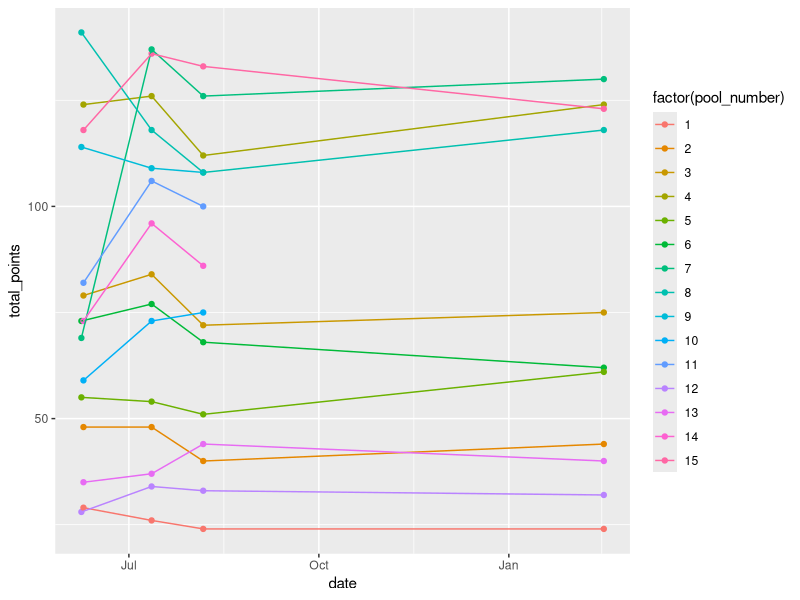
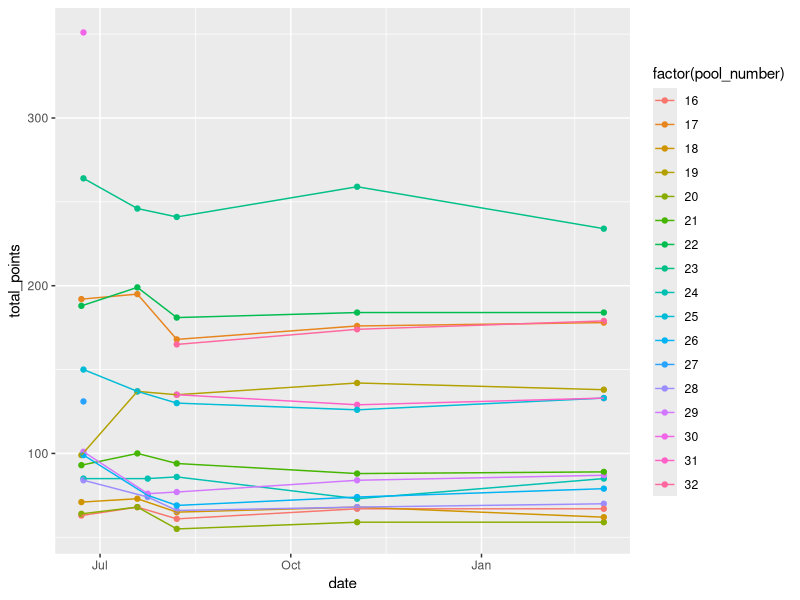
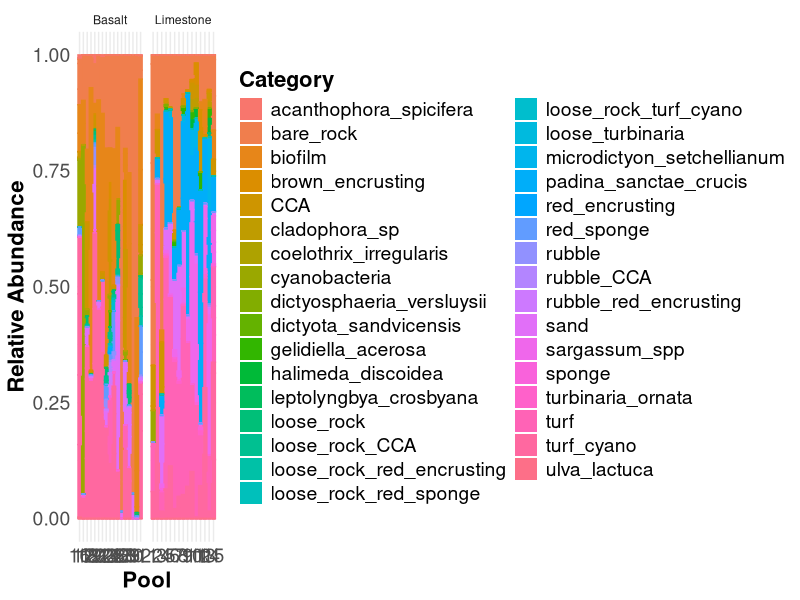
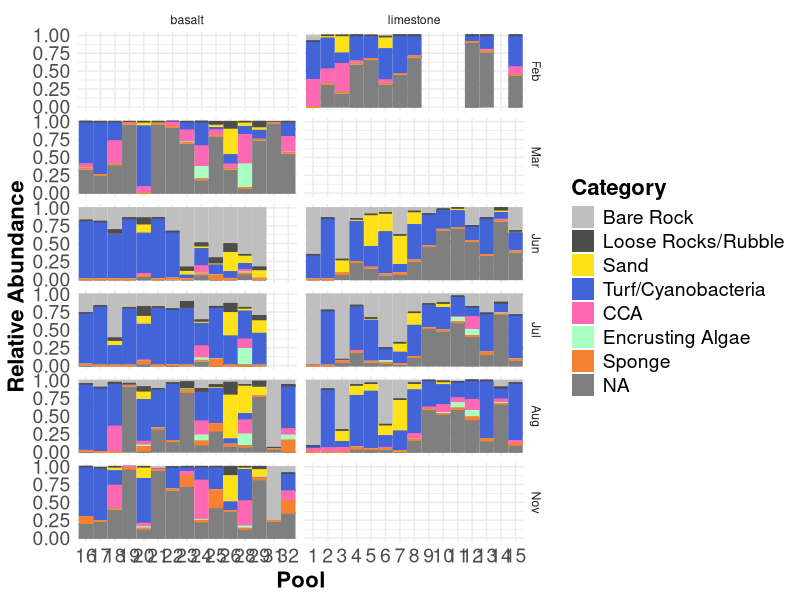
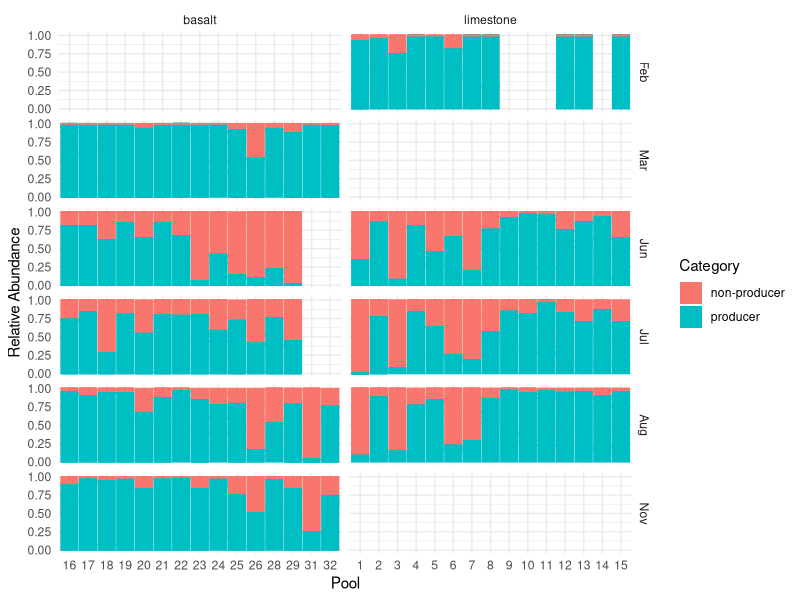
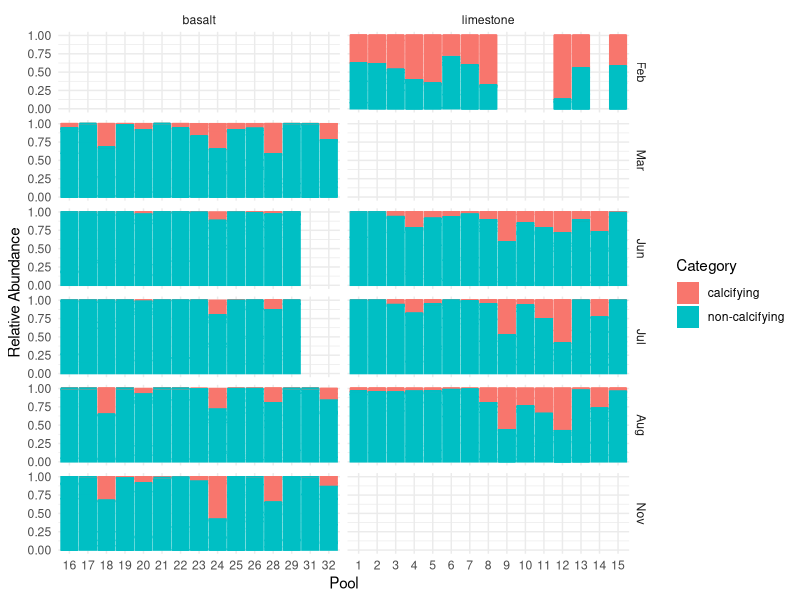

These charts were generated, in order, by the following R code: (Note: this script raises an error after producing the figures.)
## ---- chunk 1
library(tidyverse)
library(here)
## ---- chunk 2
benthic <- read_csv(here("Data", "benthic_community_composition.csv"))
mobile <- read_csv(here("Data", "mobile_community_composition.csv"))
tp_parameters <- read_csv(here("Data", "tidepool_parameters.csv"))
categories <- read_csv(here("Data", "community_composition_categories.csv"))
## ---- chunk 3
benthic %>% filter(site %in% "Kaihalulu Beach") %>% ggplot(aes(x = date, y = total_points, color = factor(pool_number))) + geom_point() + geom_line() 
## ---- chunk 4
benthic %>% filter(site %in% "Sandy Beach") %>% ggplot(aes(x = date, y = total_points, color = factor(pool_number))) + geom_point() + geom_line() 
## ---- chunk 5
benthic$month <- month(benthic$date, label = TRUE)
## ---- chunk 6
benthic_long <- benthic %>%
  select(-c("notes":"observers")) %>%
  pivot_longer(
    cols = c("bare_rock":"red_sponge"),
    names_to = "id",
    values_to = "num_points")
## ---- chunk 7
benthic_categories <- left_join(benthic_long, categories)
## ---- chunk 8
benthic_long <- benthic_long %>%
                mutate(spp_percent_cover = (num_points/total_points)*100)
## ---- chunk 9
benthic_long %>% ggplot(aes(x= factor(pool_number),
               y = num_points, 
               fill= factor(id), 
               color= id)) + # set lines surrounding each color to match the fill colors 
      geom_bar(stat="identity", position="fill") + # stacked bars
      facet_wrap(~substrate, scales = "free_x",
                 labeller = as_labeller(c(basalt = "Basalt", limestone = "Limestone"))) + 
  
      labs(x = "Pool", # labels
           y="Relative Abundance",
           fill = "Category") +

      theme_minimal() +  # theme
      theme(title = element_text(size = 18, face = "bold"), # make title bigger and bold
            axis.title = element_text(size = 16), # make all text bigger
            axis.text = element_text(size = 14),
            legend.title = element_text(size = 16),
            legend.text = element_text(size = 14)) +
    
      
      guides(color = "none") #+ # keep only legend for fill since fill and color are the same
      
#      scale_fill_manual(values = c('#e6194b', '#3cb44b', "lightblue", '#4363d8', '#f58231', '#000075', '#46f0f0', '#f032e6', '#fabebe', '#800000', '#008080',  '#e6beff', '#aaffc3', '#ffe119' , '#808000')) +
      
#      scale_color_manual(values = c('#e6194b', '#3cb44b', "lightblue", '#4363d8', '#f58231', '#000075', '#46f0f0', '#f032e6', '#fabebe', '#800000', '#008080',  '#e6beff', '#aaffc3', '#ffe119' , '#808000'))
## ---- chunk 10
benthic_categories_pcover <- benthic_categories %>%
                             mutate(cat_percent_cover = (num_points/total_points)*100) %>%
                             select(-c(total_points, id, num_points, production, calcification)) %>%
                             group_by(date, site, water_date, pool_number, substrate, category, category_name) %>%
                             mutate(cat_percent_cover = sum(cat_percent_cover)) %>%
                             distinct(date, site, water_date, pool_number, substrate, .keep_all = TRUE)  # Ensure only one row per pool
## ---- chunk 11
# Change order levels 
benthic_categories$category_name <- factor(benthic_categories$category_name, 
                                             levels=c("Bare Rock", "Loose Rocks/Rubble", "Sand", "Turf/Cyanobacteria", "CCA", "Encrusting Algae", "Brown Algae", "Red Algae", "Green Algae", "Sponge"))
## ---- chunk 12
benthic_categories %>% 
  filter(!pool_number %in% c(27, 30)) %>%
  ggplot(aes(x= factor(pool_number),
               y = num_points, 
               fill= factor(category_name), 
               color= category_name)) + # set lines surrounding each color to match the fill colors
      geom_bar(stat="identity", position="fill") + # stacked bars
      facet_grid(month ~substrate, scales = "free_x") +
  
      labs(x = "Pool", # labels
           y="Relative Abundance",
           fill = "Category") +

      theme_minimal() +  # theme
      theme(title = element_text(size = 18, face = "bold"), # make title bigger and bold
            axis.title = element_text(size = 16), # make all text bigger
            axis.text = element_text(size = 14),
            legend.title = element_text(size = 16),
            legend.text = element_text(size = 14)) +
    
      
      guides(color = "none")  + # keep only legend for fill since fill and color are the same
      
      scale_fill_manual(values = c('gray75', 'gray30', '#ffe119', '#4363d8', "hotpink", '#aaffc3', '#f58231', '#e6194b', '#3cb44b', "#7C4585")) +
      
      scale_color_manual(values = c('gray75', 'gray30', '#ffe119', '#4363d8', "hotpink", '#aaffc3', '#f58231', '#e6194b', '#3cb44b', "#7C4585"))
## ---- chunk 13
benthic_producers <- benthic_categories %>%
                             mutate(cat_percent_cover = (num_points/total_points)*100) %>%
                             select(-c(total_points, id, num_points, category, category_name, calcification)) %>%
                             group_by(date, site, water_date, pool_number, substrate, production) %>%
                             mutate(prod_percent_cover = sum(cat_percent_cover)) %>%
                             distinct(date, site, water_date, pool_number, substrate, .keep_all = TRUE)  # Ensure only one row per pool
## ---- chunk 14
benthic_prod_wide <- benthic_producers %>%
  select(!cat_percent_cover) %>%
  pivot_wider(
    names_from = production,
    values_from = prod_percent_cover) %>%
  rename("producer_pcover" = "producer",
         "non_producer_pcover" = "non-producer")
## ---- chunk 15
benthic_categories %>% 
  filter(!pool_number %in% c(27, 30)) %>%
  ggplot(aes(x= factor(pool_number),
               y = num_points, 
               fill= factor(production), 
               color= production)) + # set lines surrounding each color to match the fill colors
      geom_bar(stat="identity", position="fill") + # stacked bars
      facet_grid(month ~substrate, scales = "free_x") +
  
      labs(x = "Pool", # labels
           y="Relative Abundance",
           fill = "Category")  +
  
      guides(color = "none")  + # keep only legend for fill since fill and color are the same
      theme_minimal() 
## ---- chunk 16
benthic_calcifiers <- benthic_categories %>%
                             mutate(cat_percent_cover = (num_points/total_points)*100) %>%
                             select(-c(total_points, id, num_points, category, category_name, production)) %>%
                             group_by(date, site, water_date, pool_number, substrate, calcification) %>%
                             mutate(calc_percent_cover = sum(cat_percent_cover)) %>%
                             distinct(date, site, water_date, pool_number, substrate, .keep_all = TRUE)  # Ensure only one row per pool
## ---- chunk 17
benthic_calc_wide <- benthic_calcifiers %>%
  select(!cat_percent_cover) %>%
  pivot_wider(
    names_from = calcification,
    values_from = calc_percent_cover) %>%
  rename("calcifying_pcover" = "calcifying",
         "non_calcifying_pcover" = "non-calcifying")
## ---- chunk 18
benthic_categories %>% 
  filter(!pool_number %in% c(27, 30)) %>%
  ggplot(aes(x= factor(pool_number),
               y = num_points, 
               fill= factor(calcification), 
               color= calcification)) + # set lines surrounding each color to match the fill colors
      geom_bar(stat="identity", position="fill") + # stacked bars
      facet_grid(month ~substrate, scales = "free_x") +
  
      labs(x = "Pool", # labels
           y="Relative Abundance",
           fill = "Category")  +
  
      guides(color = "none")  + # keep only legend for fill since fill and color are the same
      theme_minimal() 
## ---- chunk 19
mobile <- left_join(mobile, tp_parameters, by = c("pool_number", "site", "substrate"))
## ---- chunk 20
mobile$month <- month(mobile$date, label = TRUE)
## ---- chunk 21
mobile_long <- mobile %>%
  select(-c("notes.x":"perimeter_m", "depth":"notes.y")) %>%
  pivot_longer(
    cols = c("hermit_crab_large":"shrimp"),
    names_to = "id",
    values_to = "count")
## ---- chunk 22
mobile_categories <- left_join(mobile_long, categories)
## ---- chunk 23
mobile_categories_density <- mobile_categories %>%
                             mutate(density = (count/surface_area_m2)) %>%
                             select(-c(count, id, surface_area_m2)) %>%
                             group_by(date, site, water_date, pool_number, substrate, category, category_name) %>%
                             mutate(density = sum(density)) %>%
                             distinct(date, site, water_date, pool_number, substrate, .keep_all = TRUE)  # Ensure only one row per pool
## ---- chunk 24
mobile_calcifiers <- mobile_categories %>%
                        mutate(density = (count/surface_area_m2)) %>%
                        select(-c(count, id, surface_area_m2, category, category_name, production)) %>%
                        group_by(date, site, water_date, pool_number, substrate, calcification) %>%
                        mutate(calc_density = sum(density)) %>%
                       distinct(date, site, water_date, pool_number, substrate, .keep_all = TRUE)  # Ensure only one row per pool
## ---- chunk 25
mobile_calc_wide <- mobile_calcifiers %>%
  select(!density) %>%
  pivot_wider(
    names_from = calcification,
    values_from = calc_density) %>%
  rename("calcifying_density" = "calcifying",
         "non_calcifying_density" = "non-calcifying")
## ---- chunk 26
mobile_producers <- mobile_categories %>%
                      mutate(density = (count/surface_area_m2)) %>%
                      select(-c(count, id, surface_area_m2, category, category_name, calcification)) %>%
                      group_by(date, site, water_date, pool_number, substrate, production) %>%
                      mutate(prod_density = sum(density)) %>%
                      distinct(date, site, water_date, pool_number, substrate, .keep_all = TRUE)  # Ensure only one row per pool
## ---- chunk 27
mobile_prod_wide <- mobile_producers %>%
  select(!density) %>%
  pivot_wider(
    names_from = production,
    values_from = prod_density) %>%
  rename("producer_density" = "producer",
         "non_producer_density" = "non-producer")
## ---- chunk 28
mobile_categories_density %>% 
  filter(!pool_number %in% c(27,30)) %>%
  ggplot(aes(x = factor(pool_number),
             y = log(density), 
             fill = category, 
             color = category)) +
  geom_bar(stat = "identity") +
  facet_grid(month~substrate, scale = "free_x") 
## ---- chunk 29
comm_comp_summary <- list(benthic_prod_wide, benthic_calc_wide, mobile_prod_wide, mobile_calc_wide) %>% reduce(left_join)

comm_comp_summary <- as.data.frame(comm_comp_summary) %>%
                        select(-date) %>%
                        rename("date" = "water_date")

write.csv(comm_comp_summary, here("Data", "comm_comp_summary.csv"))
